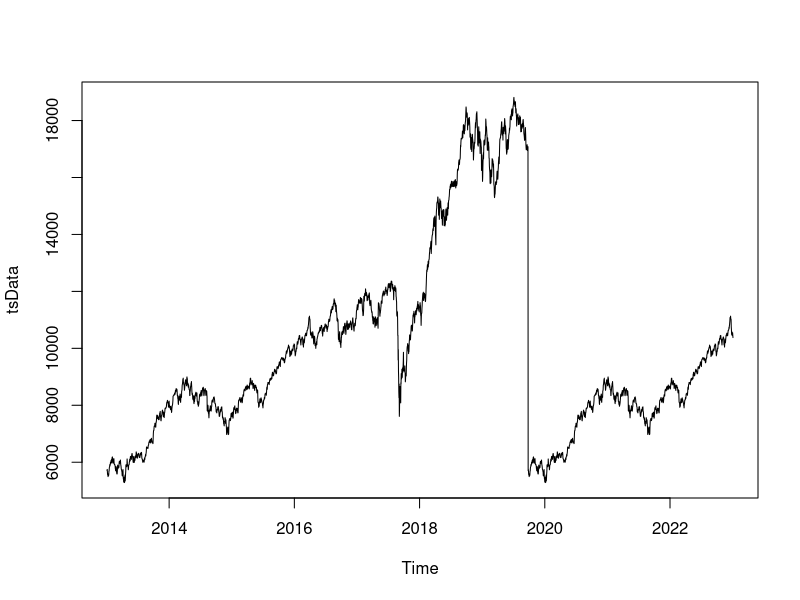

Here is the R script that generated this plot: (Note: this script raises an error after producing the figure.)
## Time Series Analysis with R

## Task 1: Install the required packages(Here urca and forecast)
#install.packages("urca")
#install.packages("forecast")

## Task 2:

# Load data - good time series example EuStockMarkets
data <- read.csv("NSEI.csv", header = TRUE)
View(data)
#data = as.numeric(data[,6])
data_df <- data[!is.na(as.numeric(data[,6])),]
#data_df=as.double(data_df)


# Convert data to time series format
tsData <- ts(data_df[,6], start = c(2013, 4), end = c(2023,3), frequency = 365)
View(tsData)
plot(tsData)

# ARIMA Model

# Exploratory Analysis for time series components:
# Trend + Seasonality + Cyclicity

# components.ts = tsData
# components.ts
# plot(components.ts)

# Does it satisfy the core assumptions?

# Remove non-stationary part of the data - Unit Root Test
library("urca")
?ur.kpss

kpss_test<-ur.kpss(tsData, type = c("tau"), 
                   lags = c("short"), use.lag = NULL)
summary(kpss_test)

tsstationary = diff(tsData, differences=1)
plot(tsstationary)

# Remove seasonality
timeseriesseasonallyadjusted <- tsstationary - tsData$seasonal
tsstationary <- diff(timeseriesseasonallyadjusted, differences=1)
plot(tsstationary)


# Model Fit
acf(tsstationary, lag.max=40)
pacf(tsstationary, lag.max=40)

# Decide on the type of process

# Sample test (p,d,q) = (1,1,1)

fitARIMA = arima(tsData, order=c(1,1,1),
                 seasonal = list(order = c(1,0,0), period = 12),
                 method="ML")#Maximum Likelihood
res=fitARIMA$residuals
plot(res)

# Best Fit Model

library(forecast)
model<-auto.arima(tsData, trace=TRUE)
plot(model$residuals)

# Forecast

predicted_values = forecast(model,h=200, level=c(99.5))
plot(predicted_values)

